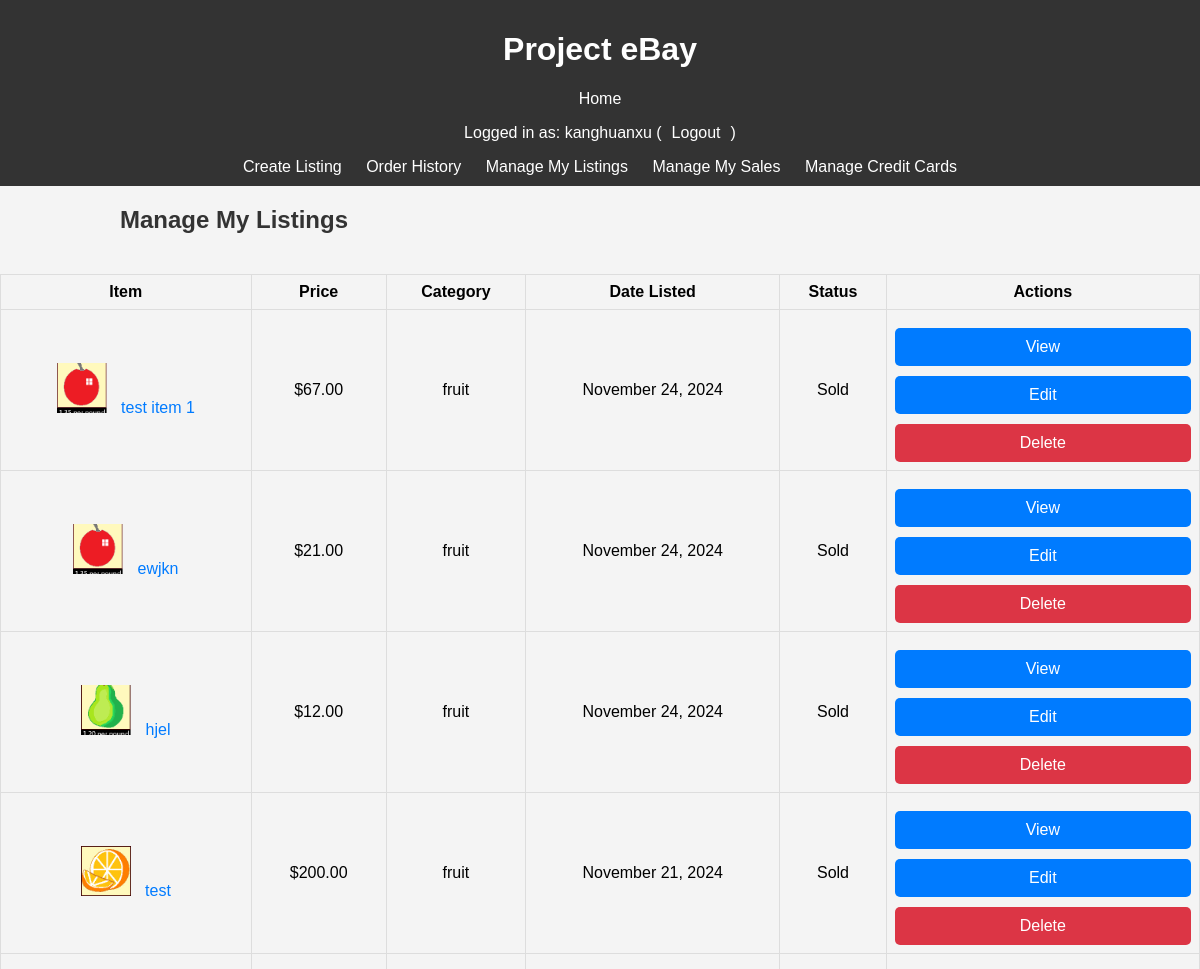
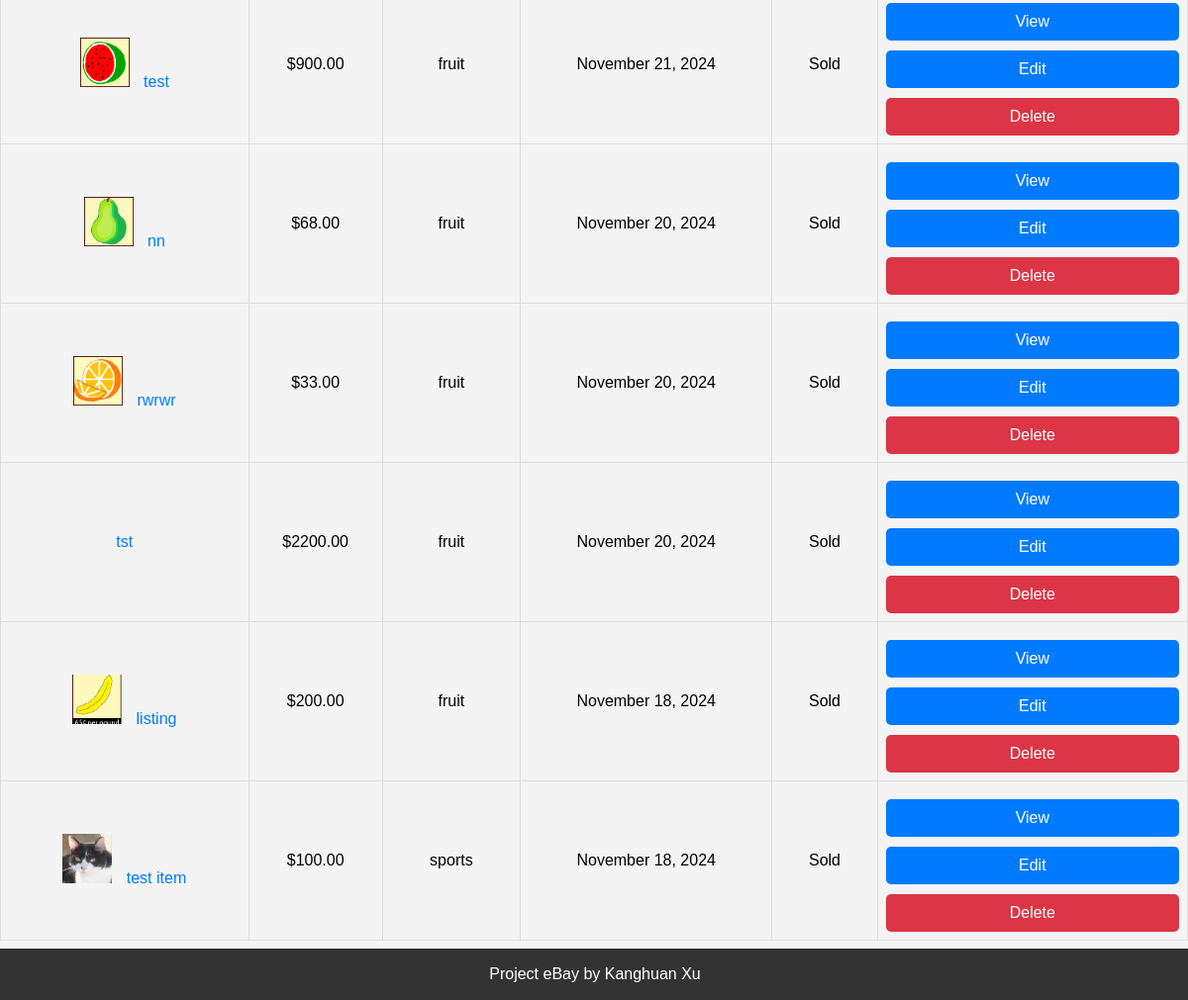
The app's page /listings/manage/ (signed in) with its own data (2 pictures, top to bottom).
### project/models.py (models this page shows, shortened)
class Listing(models.Model):
    name = models.CharField(max_length=200) # Name of the item
    description = models.TextField() # Description of the item
    price = models.DecimalField(max_digits=10, decimal_places=2) # Price of the item
    image = models.ImageField(upload_to='listing_images/', blank=True, null=True) # Image of the item
    category = models.CharField(max_length=100) # Category the item belongs to
    created_at = models.DateTimeField(auto_now_add=True) # Timestamp for when the item was listed
    expires_at = models.DateTimeField() # Expiration timestamp for the listing
    user = models.ForeignKey(User, on_delete=models.CASCADE, related_name="listings")  # Link to User
    sold = models.BooleanField(default=False)  # Track sold status
    quantity = models.PositiveIntegerField(default=1)

### project/views.py (the view)
# urls.py: path('listings/manage/', ManageListingsView.as_view(), name='manage_listings'),
class ManageListingsView(LoginRequiredMixin, View):
    def get(self, request, *args, **kwargs):
        listings = Listing.objects.filter(user=request.user).order_by('-created_at')
        return render(request, 'project/manage_listings.html', {
            'listings': listings,
        })

### project/templates/project/manage_listings.html (shortened to what this page needs)
{% extends 'project/base.html' %}
{% block content %}
<div class="container">
    <h2>Manage My Listings</h2>
    <table class="order-history-table">
        <thead>
            <tr>
                <th>Item</th>
                <th>Price</th>
                <th>Category</th>
                <th>Date Listed</th>
                <th>Status</th>
                <th>Actions</th>
            </tr>
        </thead>
        <tbody>
            {% for listing in listings %}
                <tr>
                    <td>
                        <a href="{% url 'listing_detail' listing.id %}">
                            {% if listing.image %}
                                <img src="{{ listing.image.url }}" alt="{{ listing.name }}" style="width: 50px; height: 50px; object-fit: cover; margin-right: 10px;">
                            {% endif %}
                            {{ listing.name }}
                        </a>
                    </td>
                    <td>${{ listing.price }}</td>
                    <td>{{ listing.category }}</td>
                    <td>{{ listing.created_at|date:"F d, Y" }}</td>
                    <td>{{ listing.sold|yesno:"Sold,Available" }}</td>
                    <td>
                        <a href="{% url 'listing_detail' listing.id %}" ><button class="btn btn-primary">View</button></a>
                        <a href="{% url 'edit_listing' listing.id %}"><button class="btn btn-primary">Edit </button></a>
                        <form method="post" action="{% url 'delete_listing' listing.id %}" style="display:inline;">
                            <button type="submit" class="btn btn-danger btn-sm" onclick="return confirm('Are you sure you want to delete this listing?');">Delete</button>
                        </form>
                    </td>
                </tr>
            {% empty %}
                <tr>
                    <td colspan="6">You have not created any listings yet.</td>
                </tr>
            {% endfor %}
        </tbody>
    </table>
</div>
{% endblock %}

### project/templates/project/base.html (shortened to what this page needs)
<html lang="en">
<head>
</head>
<body>
    <header>
        <h1>Project eBay</h1>
        <nav>
            <a href="/">Home</a>
            {% if user.is_authenticated %}
            <p>Logged in as: {{user.username}} (<a href="{% url 'logout' %}">Logout</a>)</p>
            <a href="{% url 'create_listing' %}">Create Listing</a>
            <a href="{% url 'order_history' %}">Order History</a>
            <a href="{% url 'manage_listings' %}">Manage My Listings</a>
            <a href="{% url 'manage_sales' %}">Manage My Sales</a>
            <a href="{% url 'manage_credit_cards' %}">Manage Credit Cards</a>
            {% else %}
            <a href="{% url 'login' %}">Login</a>
            <a href="{% url 'register' %}">Register</a>
            {% endif %}
        </nav>
    </header>
    <main>
        {% block content %}{% endblock %}
    </main>
    <footer>
        <p>Project eBay by Kanghuan Xu {{ current_year }}</p>
    </footer>
</body>
</html>

### project/templates/project/base.html (style rules this page uses)
body { font-family: Arial, sans-serif; margin: 0; padding: 0; background-color: #f4f4f4; padding-bottom: 60px; }
header { background-color: #333; color: #fff; padding: 10px 20px; text-align: center; }
header nav a { color: #fff; margin: 0 10px; text-decoration: none; }
footer { background-color: #333; color: #fff; text-align: center; padding: 1px; position: fixed; width: 100%; bottom: 0; z-index: 1000; }
h2 { font-size: 1.5rem; font-weight: bold; padding: 20px; margin: 0; color: #333; text-align: left; padding-left: 10%; }
.btn { width: 100%; padding: 10px; font-size: 1rem; color: white; background-color: #333; border: none; border-radius: 5px; cursor: pointer; text-align: center; }
.btn { margin-top: 10px; display: inline-block; }
.order-history-table { width: 100%; border-collapse: collapse; margin-top: 20px; }
.order-history-table th, .order-history-table td { border: 1px solid #ddd; padding: 8px; text-align: center; }
.order-history-table th { background-color: #f4f4f4; font-weight: bold; }
.order-history-table a { text-decoration: none; color: #007bff; }
.btn-primary { background-color: #007bff; color: #fff; text-decoration: none; }
.btn-danger { background-color: #dc3545; color: #fff; text-decoration: none; }

### records on screen
Listing: image (picture), name "test item 1", price "67.00", category "fruit", created_at "November 24, 2024", sold "Sold"
Listing: image (picture), name "ewjkn", price "21.00", category "fruit", created_at "November 24, 2024", sold "Sold"
Listing: image (picture), name "hjel", price "12.00", category "fruit", created_at "November 24, 2024", sold "Sold"
Listing: image (picture), name "test", price "200.00", category "fruit", created_at "November 21, 2024", sold "Sold"
Listing: image (picture), name "test", price "900.00", category "fruit", created_at "November 21, 2024", sold "Sold"
Listing: image (picture), name "nn", price "68.00", category "fruit", created_at "November 20, 2024", sold "Sold"
Listing: image (picture), name "rwrwr", price "33.00", category "fruit", created_at "November 20, 2024", sold "Sold"
Listing: name "tst", price "2200.00", category "fruit", created_at "November 20, 2024", sold "Sold"
Listing: image (picture), name "listing", price "200.00", category "fruit", created_at "November 18, 2024", sold "Sold"
Listing: image (picture), name "test item", price "100.00", category "sports", created_at "November 18, 2024", sold "Sold"

### other values on screen
{{ user.username }} "kanghuanxu"
